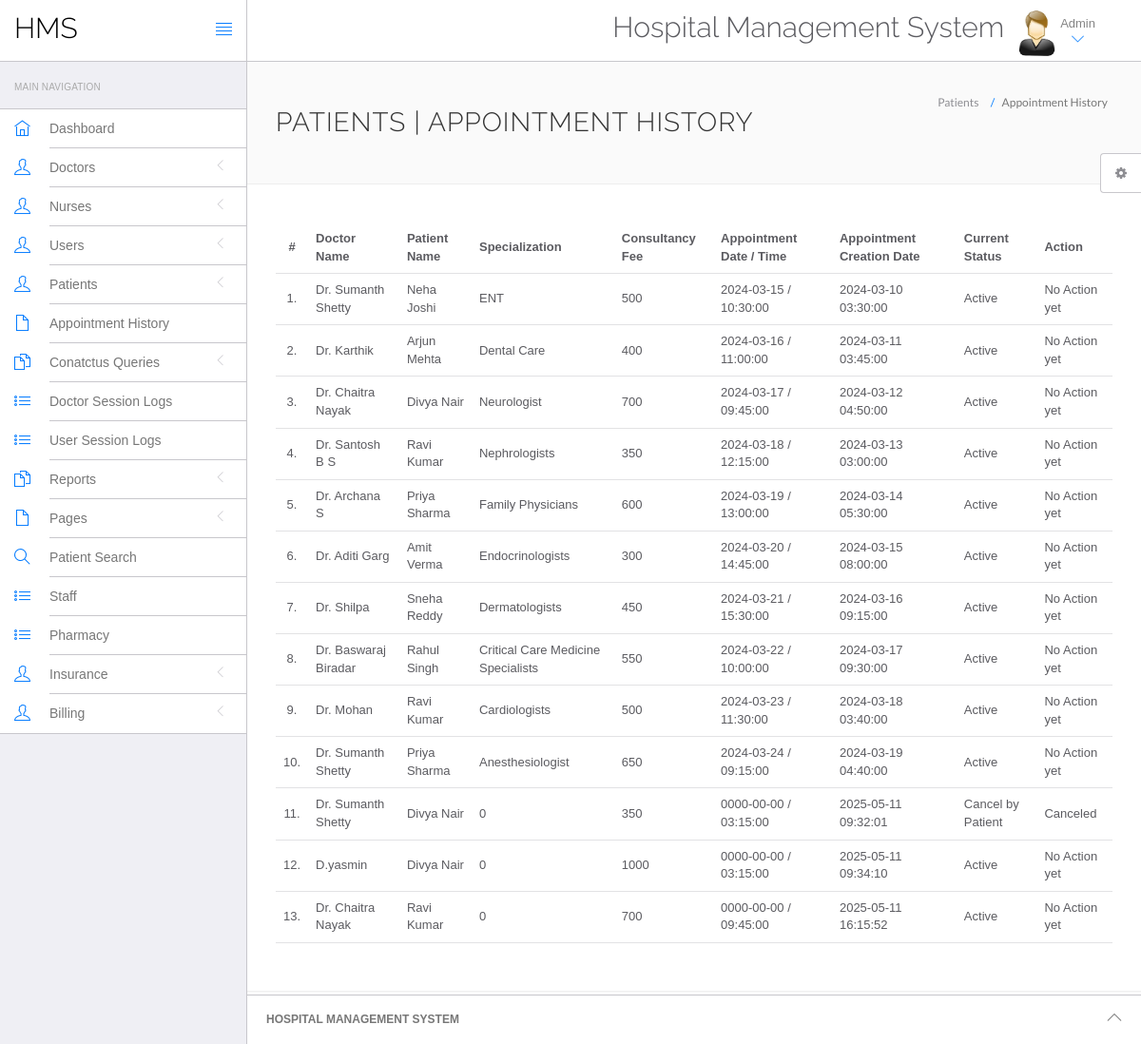
Page /hms/admin/appointment-history.php (signed in) on the committed database.
### tables this page shows
CREATE TABLE `appointment` (
  `id` int(11) NOT NULL,
  `userId` int(11) DEFAULT NULL,
  `doctorId` int(11) DEFAULT NULL,
  `doctorSpecialization` varchar(100) DEFAULT NULL,
  `consultancyFees` int(11) DEFAULT NULL,
  `appointmentDate` date DEFAULT NULL,
  `appointmentTime` time DEFAULT NULL,
  `postingDate` timestamp NOT NULL DEFAULT current_timestamp(),
  `userStatus` int(11) DEFAULT NULL,
  `doctorStatus` int(11) DEFAULT NULL,
  `updationDate` timestamp NOT NULL DEFAULT current_timestamp() ON UPDATE current_timestamp()
);

CREATE TABLE `doctors` (
  `id` int(11) NOT NULL,
  `specialization` varchar(100) DEFAULT NULL,
  `doctorName` varchar(100) DEFAULT NULL,
  `address` text DEFAULT NULL,
  `docFees` varchar(50) DEFAULT NULL,
  `contactno` bigint(20) DEFAULT NULL,
  `docEmail` varchar(100) DEFAULT NULL,
  `password` varchar(255) DEFAULT NULL,
  `creationDate` timestamp NOT NULL DEFAULT current_timestamp(),
  `updationDate` timestamp NOT NULL DEFAULT current_timestamp() ON UPDATE current_timestamp()
);

CREATE TABLE `users` (
  `id` int(11) NOT NULL,
  `fullName` varchar(100) DEFAULT NULL,
  `address` text DEFAULT NULL,
  `city` varchar(100) DEFAULT NULL,
  `gender` varchar(10) DEFAULT NULL,
  `email` varchar(100) DEFAULT NULL,
  `password` varchar(255) DEFAULT NULL,
  `regDate` timestamp NOT NULL DEFAULT current_timestamp(),
  `updationDate` timestamp NOT NULL DEFAULT current_timestamp() ON UPDATE current_timestamp()
);

### hms/admin/appointment-history.php (the view, shortened to what this page needs)
<?php
include('include/config.php');
if(strlen($_SESSION['id']==0)) {
 header('location:logout.php');
  } else{
?>
<!DOCTYPE html>
<html lang="en">
	<head>
		<link rel="stylesheet" href="vendor/bootstrap/css/bootstrap.min.css">
		<link rel="stylesheet" href="vendor/fontawesome/css/font-awesome.min.css">
		<link rel="stylesheet" href="vendor/themify-icons/themify-icons.min.css">
		<link href="vendor/animate.css/animate.min.css" rel="stylesheet" media="screen">
		<link href="vendor/perfect-scrollbar/perfect-scrollbar.min.css" rel="stylesheet" media="screen">
		<link href="vendor/switchery/switchery.min.css" rel="stylesheet" media="screen">
		<link href="vendor/bootstrap-touchspin/jquery.bootstrap-touchspin.min.css" rel="stylesheet" media="screen">
		<link href="vendor/select2/select2.min.css" rel="stylesheet" media="screen">
		<link href="vendor/bootstrap-datepicker/bootstrap-datepicker3.standalone.min.css" rel="stylesheet" media="screen">
		<link href="vendor/bootstrap-timepicker/bootstrap-timepicker.min.css" rel="stylesheet" media="screen">
		<link rel="stylesheet" href="assets/css/styles.css">
		<link rel="stylesheet" href="assets/css/plugins.css">
		<link rel="stylesheet" href="assets/css/themes/theme-1.css" id="skin_color" />
	</head>
	<body>
		<div id="app">
<?php include('include/sidebar.php');?>
			<div class="app-content">
					<?php include('include/header.php');?>
				<div class="main-content" >
					<div class="wrap-content container" id="container">
						<section id="page-title">
							<div class="row">
								<div class="col-sm-8">
									<h1 class="mainTitle">Patients  | Appointment History</h1>
																	</div>
								<ol class="breadcrumb">
									<li>
										<span>Patients </span>
									</li>
									<li class="active">
										<span>Appointment History</span>
									</li>
								</ol>
							</div>
						</section>
						<div class="container-fluid container-fullw bg-white">
									<div class="row">
								<div class="col-md-12">
									<table class="table table-hover" id="sample-table-1">
										<thead>
											<tr>
												<th class="center">#</th>
												<th class="hidden-xs">Doctor Name</th>
												<th>Patient Name</th>
												<th>Specialization</th>
												<th>Consultancy Fee</th>
												<th>Appointment Date / Time </th>
												<th>Appointment Creation Date  </th>
												<th>Current Status</th>
												<th>Action</th>
											</tr>
										</thead>
										<tbody>
<?php
$sql=mysqli_query($con,"select doctors.doctorName as docname,users.fullName as pname,appointment.*  from appointment join doctors on doctors.id=appointment.doctorId join users on users.id=appointment.userId ");
$cnt=1;
while($row=mysqli_fetch_array($sql))
{
?>
											<tr>
												<td class="center"><?php echo $cnt;?>.</td>
												<td class="hidden-xs"><?php echo $row['docname'];?></td>
												<td class="hidden-xs"><?php echo $row['pname'];?></td>
												<td><?php echo $row['doctorSpecialization'];?></td>
												<td><?php echo $row['consultancyFees'];?></td>
												<td><?php echo $row['appointmentDate'];?> / <?php echo
												 $row['appointmentTime'];?>
												</td>
												<td><?php echo $row['postingDate'];?></td>
												<td>
<?php if(($row['userStatus']==1) && ($row['doctorStatus']==1))
{
	echo "Active";
}
if(($row['userStatus']==0) && ($row['doctorStatus']==1))
{
	echo "Cancel by Patient";
}
												?></td>
												<td >
												<div class="visible-md visible-lg hidden-sm hidden-xs">
							<?php if(($row['userStatus']==1) && ($row['doctorStatus']==1))
{
echo "No Action yet";
	 } else {
		echo "Canceled";
		} ?>
												</div>
												</td>
											</tr>
											<?php
$cnt=$cnt+1;
											 }?>
										</tbody>
									</table>
								</div>
							</div>
								</div>
					</div>
				</div>
			</div>
	<?php include('include/footer.php');?>
	<?php include('include/setting.php');?>
		</div>
	</body>
</html>
<?php } ?>

### hms/admin/assets/css/themes/theme-1.css (style rules this page uses)
body { background: #FAFAFA; }

### rows in the picture
appointment: doctorId.doctorName "Dr. Sumanth Shetty", userId.fullName "Neha Joshi", doctorSpecialization "ENT", consultancyFees "500", appointmentDate "2024-03-15", appointmentTime "10:30:00", postingDate "2024-03-10 03:30:00", userStatus "Active"
appointment: doctorId.doctorName "Dr. Karthik", userId.fullName "Arjun Mehta", doctorSpecialization "Dental Care", consultancyFees "400", appointmentDate "2024-03-16", appointmentTime "11:00:00", postingDate "2024-03-11 03:45:00", userStatus "Active"
appointment: doctorId.doctorName "Dr. Chaitra Nayak", userId.fullName "Divya Nair", doctorSpecialization "Neurologist", consultancyFees "700", appointmentDate "2024-03-17", appointmentTime "09:45:00", postingDate "2024-03-12 04:50:00", userStatus "Active"
appointment: doctorId.doctorName "Dr. Santosh B S", userId.fullName "Ravi Kumar", doctorSpecialization "Nephrologists", consultancyFees "350", appointmentDate "2024-03-18", appointmentTime "12:15:00", postingDate "2024-03-13 03:00:00", userStatus "Active"
appointment: doctorId.doctorName "Dr. Archana S", userId.fullName "Priya Sharma", doctorSpecialization "Family Physicians", consultancyFees "600", appointmentDate "2024-03-19", appointmentTime "13:00:00", postingDate "2024-03-14 05:30:00", userStatus "Active"
appointment: doctorId.doctorName "Dr. Aditi Garg", userId.fullName "Amit Verma", doctorSpecialization "Endocrinologists", consultancyFees "300", appointmentDate "2024-03-20", appointmentTime "14:45:00", postingDate "2024-03-15 08:00:00", userStatus "Active"
appointment: doctorId.doctorName "Dr. Shilpa", userId.fullName "Sneha Reddy", doctorSpecialization "Dermatologists", consultancyFees "450", appointmentDate "2024-03-21", appointmentTime "15:30:00", postingDate "2024-03-16 09:15:00", userStatus "Active"
appointment: doctorId.doctorName "Dr. Baswaraj Biradar", userId.fullName "Rahul Singh", doctorSpecialization "Critical Care Medicine Specialists", consultancyFees "550", appointmentDate "2024-03-22", appointmentTime "10:00:00", postingDate "2024-03-17 09:30:00", userStatus "Active"
appointment: doctorId.doctorName "Dr. Mohan", userId.fullName "Ravi Kumar", doctorSpecialization "Cardiologists", consultancyFees "500", appointmentDate "2024-03-23", appointmentTime "11:30:00", postingDate "2024-03-18 03:40:00", userStatus "Active"
appointment: doctorId.doctorName "Dr. Sumanth Shetty", userId.fullName "Priya Sharma", doctorSpecialization "Anesthesiologist", consultancyFees "650", appointmentDate "2024-03-24", appointmentTime "09:15:00", postingDate "2024-03-19 04:40:00", userStatus "Active"
appointment: doctorId.doctorName "Dr. Sumanth Shetty", userId.fullName "Divya Nair", doctorSpecialization "0", consultancyFees "350", appointmentDate "0000-00-00", appointmentTime "03:15:00", postingDate "2025-05-11 09:32:01", userStatus "Cancel by Patient"
appointment: doctorId.doctorName "D.yasmin", userId.fullName "Divya Nair", doctorSpecialization "0", consultancyFees "1000", appointmentDate "0000-00-00", appointmentTime "03:15:00", postingDate "2025-05-11 09:34:10", userStatus "Active"
appointment: doctorId.doctorName "Dr. Chaitra Nayak", userId.fullName "Ravi Kumar", doctorSpecialization "0", consultancyFees "700", appointmentDate "0000-00-00", appointmentTime "09:45:00", postingDate "2025-05-11 16:15:52", userStatus "Active"
